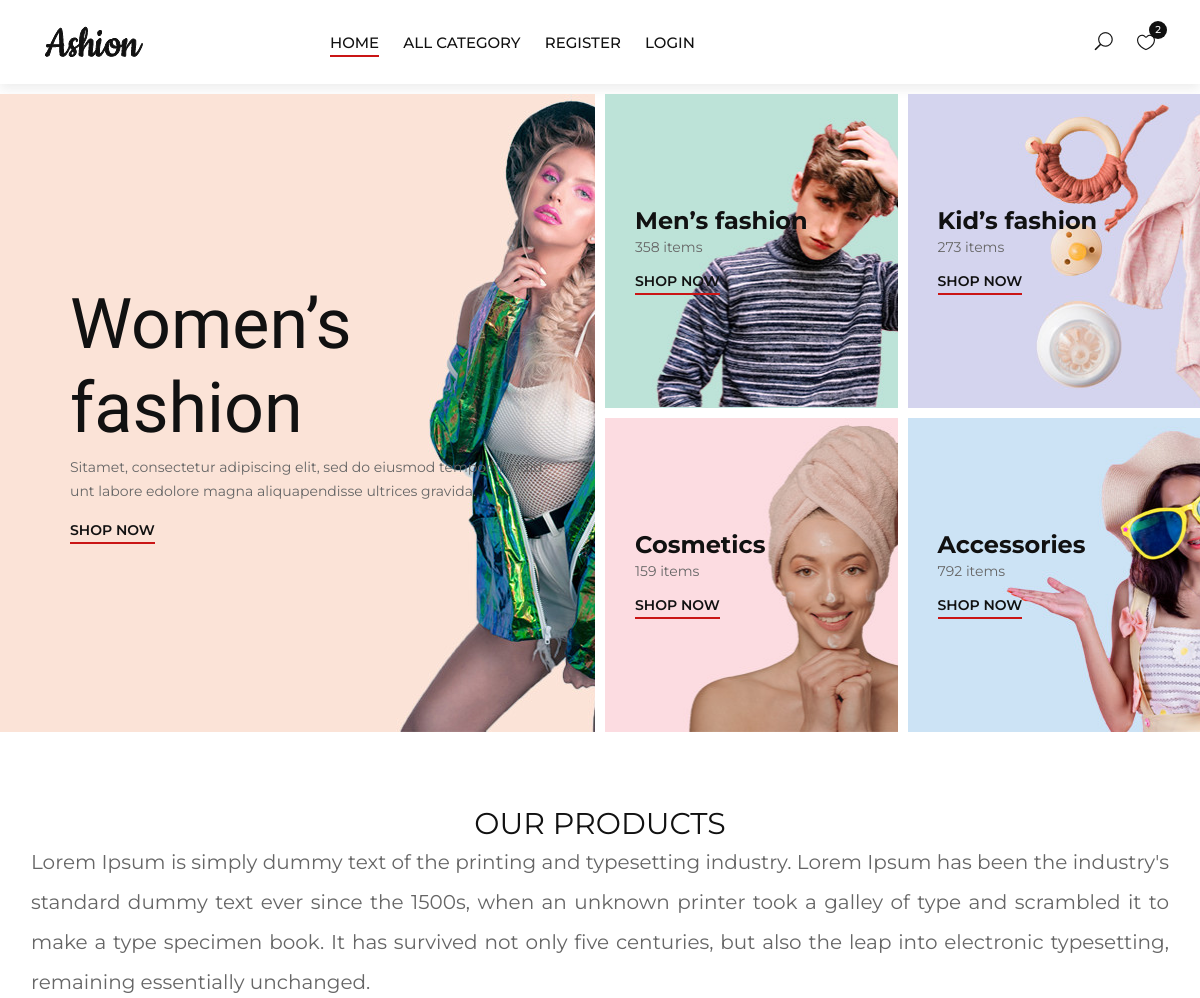
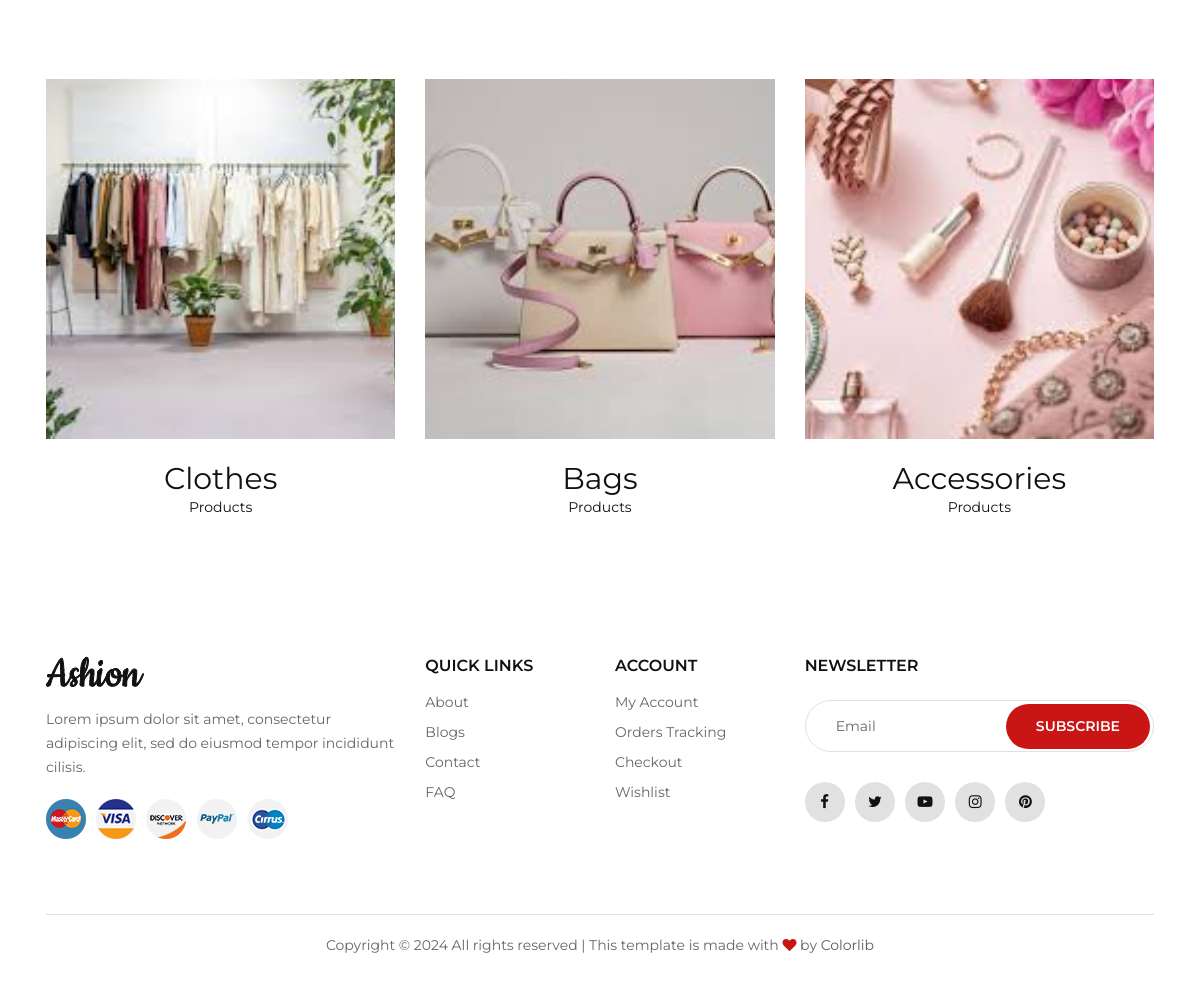
The page / on the database its author committed (2 pictures, top to bottom).
### shop/models.py (models this page shows, shortened)
class Category(models.Model):
    name=models.CharField(max_length=20)
    description=models.TextField()
    image=models.ImageField(upload_to='image')

### shop/views.py (the view)
# urls.py: path('',views.categories,name="categories"),
def categories(request):
    c=Category.objects.all()
    context={'categories':c}
    return render(request,'categories.html',context)

### cart/context_processors.py (called while the page is built, shortened)
def count_items(request):
    u=request.user
    count=0
    return {'c':count}

### shop/context_processors.py (called while the page is built)
def menu_links(request):
    c=Category.objects.all()
    return {'links':c}  #we can use this globally across all webpages inside our app

### templates/categories.html (shortened to what this page needs)
<!DOCTYPE html>
{% extends 'base.html' %}
{% load static %}
{% block content %}
    <section class="categories">
        <div class="container-fluid">
            <div class="row">
                <div class="col-lg-6 p-0">
                    <div class="categories__item categories__large__item set-bg"
                    data-setbg="{% static 'img/categories/category-1.jpg' %}">
                    <div class="categories__text">
                        <h1>Women’s fashion</h1>
                        <p>Sitamet, consectetur adipiscing elit, sed do eiusmod tempor incidid-unt labore
                        edolore magna aliquapendisse ultrices gravida.</p>
                        <a href="#">Shop now</a>
                    </div>
                </div>
            </div>
            <div class="col-lg-6">
                <div class="row">
                    <div class="col-lg-6 col-md-6 col-sm-6 p-0">
                        <div class="categories__item set-bg" data-setbg="{% static 'img/categories/category-2.jpg' %}">
                            <div class="categories__text">
                                <h4>Men’s fashion</h4>
                                <p>358 items</p>
                                <a href="#">Shop now</a>
                            </div>
                        </div>
                    </div>
                    <div class="col-lg-6 col-md-6 col-sm-6 p-0">
                        <div class="categories__item set-bg" data-setbg="{% static 'img/categories/category-3.jpg' %}">
                            <div class="categories__text">
                                <h4>Kid’s fashion</h4>
                                <p>273 items</p>
                                <a href="#">Shop now</a>
                            </div>
                        </div>
                    </div>
                    <div class="col-lg-6 col-md-6 col-sm-6 p-0">
                        <div class="categories__item set-bg" data-setbg="{% static 'img/categories/category-4.jpg' %}">
                            <div class="categories__text">
                                <h4>Cosmetics</h4>
                                <p>159 items</p>
                                <a href="#">Shop now</a>
                            </div>
                        </div>
                    </div>
                    <div class="col-lg-6 col-md-6 col-sm-6 p-0">
                        <div class="categories__item set-bg" data-setbg="{% static 'img/categories/category-5.jpg' %}">
                            <div class="categories__text">
                                <h4>Accessories</h4>
                                <p>792 items</p>
                                <a href="#">Shop now</a>
                            </div>
                        </div>
                    </div>
                </div>
            </div>
        </div>
    </div>
</section>
<div class="container mt-5 p-3" style="margin-bottom:100px;">
    <h3 class="text-center">OUR PRODUCTS</h3>
    <p style="text-align:justify;line-height:2;font-size:20px;">Lorem Ipsum is simply dummy text of the
        printing and typesetting industry. Lorem Ipsum has been the industry's standard dummy text
        ever since the 1500s, when an unknown printer took a galley of type and scrambled it to make a
        type specimen book. It has survived not only five centuries,
        but also the leap into electronic typesetting, remaining essentially unchanged.</p>
    <section class="product spad">
    <div class="container">
        <div class="row property__gallery">
            {% for i in categories %}
            <div class="col-lg-4 col-md-4 col-sm-6 mix women">
                <div class="product__item">
                    <div class="product__item__pic set-bg" data-setbg="{{i.image.url}}">
                    </div>
                    <div class="product__item__text">
                        <h3>{{i.name}}</h3>
                          <h6><a href="{% url 'shop:products' i.id %}" class="read-more-btn text-center">Products</a></h6>
                    </div>
                </div>
            </div>
            {% endfor %}
        </div>
    </div>
    </section>
    {% endblock %}

### static/css/style.css (style rules this page uses)
html, body { height: 100%; font-family: "Montserrat", sans-serif; -webkit-font-smoothing: antialiased; }
h1, h2, h3, h4, h5, h6 { margin: 0; color: #111111; font-weight: 400; font-family: "Montserrat", sans-serif; }
h1 { font-size: 70px; }
h3 { font-size: 30px; }
h4 { font-size: 24px; }
h6 { font-size: 16px; }
p { font-size: 14px; font-family: "Montserrat", sans-serif; color: #666666; font-weight: 400; line-height: 24px; margin: 0 0 15px 0; }
.set-bg { background-repeat: no-repeat; background-size: cover; background-position: top center; }
.spad { padding-top: 100px; padding-bottom: 100px; }
.categories { overflow: hidden; margin-top: 10px; }
.categories .container-fluid { padding-right: 5px; }
.categories__item { height: 314px; display: -webkit-box; display: -ms-flexbox; display: flex; -webkit-box-align: center; -ms-flex-align: center; align-items: center; padding-left: 30px; margin-bottom: 10px; margin-right: 10px; }
.categories__item.categories__large__item { height: 638px; padding-left: 70px; }
.categories__item.categories__large__item .categories__text { max-width: 480px; }
.categories__item.categories__large__item .categories__text p { margin-bottom: 15px; }
.categories__text h1 { font-family: "Cookie", cursive; color: #111111; margin-bottom: 5px; }
.categories__text h4 { color: #111111; font-weight: 700; }
.categories__text p { margin-bottom: 10px; }
.categories__text a { font-size: 14px; color: #111111; text-transform: uppercase; font-weight: 600; position: relative; padding: 0 0 3px; display: inline-block; }
.categories__text a:after { position: absolute; left: 0; bottom: 0; height: 2px; width: 100%; background: #ca1515; content: ""; }
.product { padding-top: 60px; padding-bottom: 50px; }
.product__item { margin-bottom: 35px; }
.product__item__pic { height: 360px; position: relative; overflow: hidden; }
.product__item__text { text-align: center; padding-top: 22px; }
.product__item__text h6 a { font-size: 14px; color: #111111; }
@media only screen and (min-width: 1200px) { .container { max-width: 1170px; } }

### rows shown on the page
Category: shows a picture, name "Clothes"
Category: shows a picture, name "Bags"
Category: shows a picture, name "Accessories"
